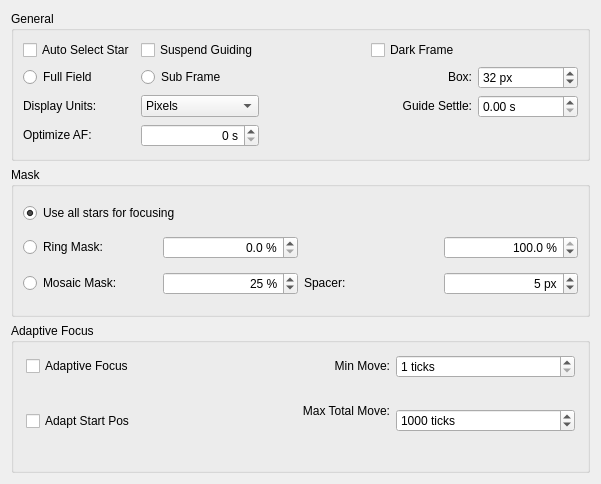
<?xml version="1.0" encoding="UTF-8"?>
<ui version="4.0">
 <class>OpsFocusSettings</class>
 <widget class="QWidget" name="OpsFocusSettings">
  <property name="geometry">
   <rect>
    <x>0</x>
    <y>0</y>
    <width>601</width>
    <height>484</height>
   </rect>
  </property>
  <property name="windowTitle">
   <string>Focus Settings</string>
  </property>
  <layout class="QVBoxLayout" name="verticalLayout_3">
   <item>
    <widget class="QGroupBox" name="generaGroupBox">
     <property name="title">
      <string>General</string>
     </property>
     <layout class="QGridLayout" name="gridLayoutSettings_2" columnstretch="0,0,0,0,0">
      <property name="spacing">
       <number>6</number>
      </property>
      <item row="1" column="0">
       <widget class="QRadioButton" name="focusUseFullField">
        <property name="sizePolicy">
         <sizepolicy hsizetype="Preferred" vsizetype="Fixed">
          <horstretch>0</horstretch>
          <verstretch>0</verstretch>
         </sizepolicy>
        </property>
        <property name="toolTip">
         <string>&lt;html&gt;&lt;head/&gt;&lt;body&gt;&lt;p&gt;Select Full Field to allow focus to use multiple stars (note: Sub Frame uses a single star).  In this mode Ekos will automatically select multiple stars during Autofocus and,  for example,  average the HFR of all stars detected to perform focus. &lt;/p&gt;&lt;/body&gt;&lt;/html&gt;</string>
        </property>
        <property name="text">
         <string>Full Field</string>
        </property>
        <property name="checked">
         <bool>false</bool>
        </property>
       </widget>
      </item>
      <item row="1" column="3">
       <widget class="QLabel" name="focusBoxSizeLabel">
        <property name="sizePolicy">
         <sizepolicy hsizetype="Preferred" vsizetype="Fixed">
          <horstretch>0</horstretch>
          <verstretch>0</verstretch>
         </sizepolicy>
        </property>
        <property name="text">
         <string>Box:</string>
        </property>
        <property name="alignment">
         <set>Qt::AlignRight|Qt::AlignTrailing|Qt::AlignVCenter</set>
        </property>
        <property name="buddy">
         <cstring>focusBoxSize</cstring>
        </property>
       </widget>
      </item>
      <item row="2" column="1">
       <widget class="QComboBox" name="focusUnits">
        <property name="toolTip">
         <string>&lt;html&gt;&lt;head/&gt;&lt;body&gt;&lt;p&gt;Display units for HFR and FWHM.&lt;/p&gt;&lt;/body&gt;&lt;/html&gt;</string>
        </property>
        <item>
         <property name="text">
          <string>Pixels</string>
         </property>
        </item>
        <item>
         <property name="text">
          <string>Arc Seconds</string>
         </property>
        </item>
       </widget>
      </item>
      <item row="2" column="0">
       <widget class="QLabel" name="label_39">
        <property name="sizePolicy">
         <sizepolicy hsizetype="Preferred" vsizetype="Fixed">
          <horstretch>0</horstretch>
          <verstretch>0</verstretch>
         </sizepolicy>
        </property>
        <property name="text">
         <string>Display Units:</string>
        </property>
        <property name="alignment">
         <set>Qt::AlignLeading|Qt::AlignLeft|Qt::AlignVCenter</set>
        </property>
        <property name="buddy">
         <cstring>focusUnits</cstring>
        </property>
       </widget>
      </item>
      <item row="0" column="0">
       <widget class="QCheckBox" name="focusAutoStarEnabled">
        <property name="sizePolicy">
         <sizepolicy hsizetype="Preferred" vsizetype="Fixed">
          <horstretch>0</horstretch>
          <verstretch>0</verstretch>
         </sizepolicy>
        </property>
        <property name="toolTip">
         <string>&lt;html&gt;&lt;head/&gt;&lt;body&gt;&lt;p&gt;This option is only active when Sub Frame is selected.  Check to allow Ekos to select a single star for focus; uncheck to allow the user to select the star to use in FitsViewer.&lt;/p&gt;&lt;/body&gt;&lt;/html&gt;</string>
        </property>
        <property name="text">
         <string>Auto Select Star</string>
        </property>
        <property name="autoRepeatDelay">
         <number>298</number>
        </property>
       </widget>
      </item>
      <item row="2" column="4">
       <widget class="QDoubleSpinBox" name="focusGuideSettleTime">
        <property name="sizePolicy">
         <sizepolicy hsizetype="Preferred" vsizetype="Fixed">
          <horstretch>0</horstretch>
          <verstretch>0</verstretch>
         </sizepolicy>
        </property>
        <property name="toolTip">
         <string>&lt;html&gt;&lt;head/&gt;&lt;body&gt;&lt;p&gt;Wait this many seconds after autofocus completes before resuming guiding.&lt;/p&gt;&lt;/body&gt;&lt;/html&gt;</string>
        </property>
        <property name="suffix">
         <string> s</string>
        </property>
        <property name="maximum">
         <double>60.000000000000000</double>
        </property>
       </widget>
      </item>
      <item row="1" column="1" colspan="2">
       <widget class="QRadioButton" name="focusSubFrame">
        <property name="sizePolicy">
         <sizepolicy hsizetype="Preferred" vsizetype="Fixed">
          <horstretch>0</horstretch>
          <verstretch>0</verstretch>
         </sizepolicy>
        </property>
        <property name="toolTip">
         <string>&lt;html&gt;&lt;head/&gt;&lt;body&gt;&lt;p&gt;Select Sub Frame to make focus to use a single star (note: Full Field uses multiple stars).  In this mode the Auto Select Star checkbox becomes active to allow either Ekos to select a star (when checked) or to allow the user to manually select the star in FitsViewer (when unchecked).&lt;/p&gt;&lt;/body&gt;&lt;/html&gt;</string>
        </property>
        <property name="text">
         <string>Sub Frame</string>
        </property>
        <property name="checked">
         <bool>false</bool>
        </property>
       </widget>
      </item>
      <item row="0" column="3">
       <widget class="QCheckBox" name="useFocusDarkFrame">
        <property name="sizePolicy">
         <sizepolicy hsizetype="Preferred" vsizetype="Fixed">
          <horstretch>0</horstretch>
          <verstretch>0</verstretch>
         </sizepolicy>
        </property>
        <property name="toolTip">
         <string>&lt;html&gt;&lt;head/&gt;&lt;body&gt;&lt;p&gt;Subtract dark frame. Create dark frames or defect maps in the Dark Library tool in the capture module.&lt;/p&gt;&lt;/body&gt;&lt;/html&gt;</string>
        </property>
        <property name="text">
         <string>Dark Frame</string>
        </property>
       </widget>
      </item>
      <item row="2" column="3">
       <widget class="QLabel" name="label_18">
        <property name="sizePolicy">
         <sizepolicy hsizetype="Preferred" vsizetype="Fixed">
          <horstretch>0</horstretch>
          <verstretch>0</verstretch>
         </sizepolicy>
        </property>
        <property name="text">
         <string>Guide Settle:</string>
        </property>
        <property name="alignment">
         <set>Qt::AlignRight|Qt::AlignTrailing|Qt::AlignVCenter</set>
        </property>
        <property name="buddy">
         <cstring>focusGuideSettleTime</cstring>
        </property>
       </widget>
      </item>
      <item row="1" column="4">
       <widget class="QSpinBox" name="focusBoxSize">
        <property name="sizePolicy">
         <sizepolicy hsizetype="Preferred" vsizetype="Fixed">
          <horstretch>0</horstretch>
          <verstretch>0</verstretch>
         </sizepolicy>
        </property>
        <property name="toolTip">
         <string>&lt;html&gt;&lt;head/&gt;&lt;body&gt;&lt;p&gt;Size of the subframe in pixels.&lt;/p&gt;&lt;/body&gt;&lt;/html&gt;</string>
        </property>
        <property name="suffix">
         <string> px</string>
        </property>
        <property name="minimum">
         <number>16</number>
        </property>
        <property name="maximum">
         <number>256</number>
        </property>
        <property name="singleStep">
         <number>16</number>
        </property>
        <property name="stepType">
         <enum>QAbstractSpinBox::DefaultStepType</enum>
        </property>
        <property name="value">
         <number>32</number>
        </property>
       </widget>
      </item>
      <item row="0" column="1">
       <widget class="QCheckBox" name="focusSuspendGuiding">
        <property name="sizePolicy">
         <sizepolicy hsizetype="Preferred" vsizetype="Fixed">
          <horstretch>0</horstretch>
          <verstretch>0</verstretch>
         </sizepolicy>
        </property>
        <property name="toolTip">
         <string>Suspend Guiding while autofocus in progress</string>
        </property>
        <property name="text">
         <string>Suspend Guiding</string>
        </property>
       </widget>
      </item>
      <item row="3" column="0">
       <widget class="QLabel" name="label">
        <property name="sizePolicy">
         <sizepolicy hsizetype="Preferred" vsizetype="Fixed">
          <horstretch>0</horstretch>
          <verstretch>0</verstretch>
         </sizepolicy>
        </property>
        <property name="text">
         <string>Optimize AF:</string>
        </property>
       </widget>
      </item>
      <item row="3" column="1">
       <widget class="QSpinBox" name="focusAFOptimize">
        <property name="sizePolicy">
         <sizepolicy hsizetype="Preferred" vsizetype="Fixed">
          <horstretch>0</horstretch>
          <verstretch>0</verstretch>
         </sizepolicy>
        </property>
        <property name="toolTip">
         <string>&lt;html&gt;&lt;head/&gt;&lt;body&gt;&lt;p&gt;Don't run a scheduled Autofocus on Filter X if Autofocus has previously run within the specified number of seconds on X.&lt;/p&gt;&lt;p&gt;NOTE: manually initiated runs will always be performed.&lt;/p&gt;&lt;p&gt;Set to zero to disable this feature.&lt;/p&gt;&lt;p&gt;This is currently an experimental feature enabled for Linear and Linear 1 pass only.&lt;/p&gt;&lt;/body&gt;&lt;/html&gt;</string>
        </property>
        <property name="alignment">
         <set>Qt::AlignRight|Qt::AlignTrailing|Qt::AlignVCenter</set>
        </property>
        <property name="suffix">
         <string> s</string>
        </property>
        <property name="maximum">
         <number>1000</number>
        </property>
       </widget>
      </item>
     </layout>
    </widget>
   </item>
   <item>
    <widget class="QGroupBox" name="maskGroupBox">
     <property name="title">
      <string>Mask</string>
     </property>
     <layout class="QGridLayout" name="gridLayout">
      <property name="spacing">
       <number>6</number>
      </property>
      <item row="2" column="0">
       <widget class="QRadioButton" name="focusMosaicMaskRB">
        <property name="sizePolicy">
         <sizepolicy hsizetype="Preferred" vsizetype="Fixed">
          <horstretch>0</horstretch>
          <verstretch>0</verstretch>
         </sizepolicy>
        </property>
        <property name="toolTip">
         <string>&lt;html&gt;&lt;head/&gt;&lt;body&gt;&lt;p&gt;Aberration inspector style mask with a 3x3 mosaic formed with tiles from the center, the corners and the edges.&lt;/p&gt;&lt;/body&gt;&lt;/html&gt;</string>
        </property>
        <property name="text">
         <string>Mosaic Mask:</string>
        </property>
       </widget>
      </item>
      <item row="1" column="0">
       <widget class="QRadioButton" name="focusRingMaskRB">
        <property name="sizePolicy">
         <sizepolicy hsizetype="Preferred" vsizetype="Fixed">
          <horstretch>0</horstretch>
          <verstretch>0</verstretch>
         </sizepolicy>
        </property>
        <property name="toolTip">
         <string>&lt;html&gt;&lt;head/&gt;&lt;body&gt;&lt;p&gt;During Full Field focusing, this controls the size of an Annulus centred at the middle of the sensor to include for processing. Set inner % to zero to include the centre of the sensor and set outer % to 100 to include the outer edges of the sensor. &lt;/p&gt;&lt;/body&gt;&lt;/html&gt;</string>
        </property>
        <property name="text">
         <string>Ring Mask:</string>
        </property>
        <property name="checked">
         <bool>false</bool>
        </property>
       </widget>
      </item>
      <item row="2" column="3">
       <widget class="QSpinBox" name="focusMosaicSpace">
        <property name="sizePolicy">
         <sizepolicy hsizetype="Preferred" vsizetype="Fixed">
          <horstretch>0</horstretch>
          <verstretch>0</verstretch>
         </sizepolicy>
        </property>
        <property name="toolTip">
         <string>&lt;html&gt;&lt;head/&gt;&lt;body&gt;&lt;p&gt;Size of the separator between the tiles.&lt;/p&gt;&lt;/body&gt;&lt;/html&gt;</string>
        </property>
        <property name="alignment">
         <set>Qt::AlignRight|Qt::AlignTrailing|Qt::AlignVCenter</set>
        </property>
        <property name="suffix">
         <string> px</string>
        </property>
        <property name="minimum">
         <number>1</number>
        </property>
        <property name="value">
         <number>5</number>
        </property>
       </widget>
      </item>
      <item row="2" column="1">
       <widget class="QSpinBox" name="focusMosaicTileWidth">
        <property name="sizePolicy">
         <sizepolicy hsizetype="Preferred" vsizetype="Fixed">
          <horstretch>0</horstretch>
          <verstretch>0</verstretch>
         </sizepolicy>
        </property>
        <property name="toolTip">
         <string>&lt;html&gt;&lt;head/&gt;&lt;body&gt;&lt;p&gt;Tiles are squares with an edge length calculated by the given percentage of the image width. The percentage is limited such that the tile size does not exceed one third of the shorter side of the image (in most cases, it's height).&lt;/p&gt;&lt;/body&gt;&lt;/html&gt;</string>
        </property>
        <property name="alignment">
         <set>Qt::AlignRight|Qt::AlignTrailing|Qt::AlignVCenter</set>
        </property>
        <property name="suffix">
         <string> %</string>
        </property>
        <property name="prefix">
         <string/>
        </property>
        <property name="minimum">
         <number>1</number>
        </property>
        <property name="maximum">
         <number>33</number>
        </property>
        <property name="singleStep">
         <number>1</number>
        </property>
        <property name="value">
         <number>25</number>
        </property>
       </widget>
      </item>
      <item row="1" column="1">
       <widget class="QDoubleSpinBox" name="focusFullFieldInnerRadius">
        <property name="sizePolicy">
         <sizepolicy hsizetype="Preferred" vsizetype="Fixed">
          <horstretch>0</horstretch>
          <verstretch>0</verstretch>
         </sizepolicy>
        </property>
        <property name="toolTip">
         <string>&lt;html&gt;&lt;head/&gt;&lt;body&gt;&lt;p&gt;Diameter of the inner circle to be excluded from focusing (e.g. a centered galaxy or star cluster). The diameter is given as percentage of the image diagonal. Set to zero to include the centre of the sensor.&lt;/p&gt;&lt;/body&gt;&lt;/html&gt;</string>
        </property>
        <property name="alignment">
         <set>Qt::AlignRight|Qt::AlignTrailing|Qt::AlignVCenter</set>
        </property>
        <property name="suffix">
         <string> %</string>
        </property>
        <property name="decimals">
         <number>1</number>
        </property>
        <property name="singleStep">
         <double>10.000000000000000</double>
        </property>
       </widget>
      </item>
      <item row="2" column="2">
       <widget class="QLabel" name="focusSpacerLabel">
        <property name="sizePolicy">
         <sizepolicy hsizetype="Preferred" vsizetype="Fixed">
          <horstretch>0</horstretch>
          <verstretch>0</verstretch>
         </sizepolicy>
        </property>
        <property name="text">
         <string>Spacer:</string>
        </property>
        <property name="buddy">
         <cstring>focusMosaicSpace</cstring>
        </property>
       </widget>
      </item>
      <item row="0" column="0" colspan="2">
       <widget class="QRadioButton" name="focusNoMaskRB">
        <property name="sizePolicy">
         <sizepolicy hsizetype="Preferred" vsizetype="Fixed">
          <horstretch>0</horstretch>
          <verstretch>0</verstretch>
         </sizepolicy>
        </property>
        <property name="toolTip">
         <string>All stars are used for focusing.</string>
        </property>
        <property name="text">
         <string>Use all stars for focusing</string>
        </property>
        <property name="checked">
         <bool>true</bool>
        </property>
       </widget>
      </item>
      <item row="1" column="3">
       <widget class="QDoubleSpinBox" name="focusFullFieldOuterRadius">
        <property name="sizePolicy">
         <sizepolicy hsizetype="Preferred" vsizetype="Fixed">
          <horstretch>0</horstretch>
          <verstretch>0</verstretch>
         </sizepolicy>
        </property>
        <property name="toolTip">
         <string>&lt;html&gt;&lt;head/&gt;&lt;body&gt;&lt;p&gt;Diameter of the outer circle to be excluded from focusing. The diameter is given as percentage of the image diagonal. Set to 100% to include the outer edges of the sensor. &lt;/p&gt;&lt;/body&gt;&lt;/html&gt;</string>
        </property>
        <property name="alignment">
         <set>Qt::AlignRight|Qt::AlignTrailing|Qt::AlignVCenter</set>
        </property>
        <property name="suffix">
         <string> %</string>
        </property>
        <property name="decimals">
         <number>1</number>
        </property>
        <property name="singleStep">
         <double>10.000000000000000</double>
        </property>
        <property name="value">
         <double>100.000000000000000</double>
        </property>
       </widget>
      </item>
     </layout>
    </widget>
   </item>
   <item>
    <widget class="QGroupBox" name="adaptiveFocusGroup">
     <property name="enabled">
      <bool>true</bool>
     </property>
     <property name="sizePolicy">
      <sizepolicy hsizetype="Preferred" vsizetype="Preferred">
       <horstretch>0</horstretch>
       <verstretch>0</verstretch>
      </sizepolicy>
     </property>
     <property name="title">
      <string>Adaptive Focus</string>
     </property>
     <layout class="QGridLayout" name="gridLayout_2">
      <property name="leftMargin">
       <number>12</number>
      </property>
      <property name="topMargin">
       <number>12</number>
      </property>
      <property name="rightMargin">
       <number>12</number>
      </property>
      <property name="bottomMargin">
       <number>12</number>
      </property>
      <property name="spacing">
       <number>6</number>
      </property>
      <item row="0" column="2">
       <widget class="QSpinBox" name="focusAdaptiveMinMove">
        <property name="sizePolicy">
         <sizepolicy hsizetype="Preferred" vsizetype="Fixed">
          <horstretch>0</horstretch>
          <verstretch>0</verstretch>
         </sizepolicy>
        </property>
        <property name="toolTip">
         <string>&lt;html&gt;&lt;head/&gt;&lt;body&gt;&lt;p&gt;The minimum size of an adaptive focus change that will be sent to the focuser.&lt;/p&gt;&lt;/body&gt;&lt;/html&gt;</string>
        </property>
        <property name="suffix">
         <string> ticks</string>
        </property>
        <property name="minimum">
         <number>1</number>
        </property>
        <property name="maximum">
         <number>10000</number>
        </property>
        <property name="value">
         <number>1</number>
        </property>
       </widget>
      </item>
      <item row="3" column="2" rowspan="4">
       <widget class="QSpinBox" name="focusAdaptiveMaxMove">
        <property name="sizePolicy">
         <sizepolicy hsizetype="Preferred" vsizetype="Fixed">
          <horstretch>0</horstretch>
          <verstretch>0</verstretch>
         </sizepolicy>
        </property>
        <property name="toolTip">
         <string>&lt;html&gt;&lt;head/&gt;&lt;body&gt;&lt;p&gt;The maximum total Adaptive focuser movement between Autofocus runs.  If this value is hit,  adaptive focusing is suspended.  The purpose of this control is to handle runaway adaptive focusing.&lt;/p&gt;&lt;/body&gt;&lt;/html&gt;</string>
        </property>
        <property name="suffix">
         <string> ticks</string>
        </property>
        <property name="minimum">
         <number>1</number>
        </property>
        <property name="maximum">
         <number>100000</number>
        </property>
        <property name="value">
         <number>1000</number>
        </property>
       </widget>
      </item>
      <item row="0" column="0">
       <widget class="QCheckBox" name="focusAdaptive">
        <property name="sizePolicy">
         <sizepolicy hsizetype="Preferred" vsizetype="Fixed">
          <horstretch>0</horstretch>
          <verstretch>0</verstretch>
         </sizepolicy>
        </property>
        <property name="toolTip">
         <string>&lt;html&gt;&lt;head/&gt;&lt;body&gt;&lt;p&gt;Enable Adaptive Focus between subframes. This is an experimental feature.&lt;/p&gt;&lt;/body&gt;&lt;/html&gt;</string>
        </property>
        <property name="text">
         <string>Adaptive Focus</string>
        </property>
       </widget>
      </item>
      <item row="0" column="1">
       <widget class="QLabel" name="label_7">
        <property name="sizePolicy">
         <sizepolicy hsizetype="Preferred" vsizetype="Fixed">
          <horstretch>0</horstretch>
          <verstretch>0</verstretch>
         </sizepolicy>
        </property>
        <property name="toolTip">
         <string>&lt;html&gt;&lt;head/&gt;&lt;body&gt;&lt;p&gt;Minimum focuser movement when using Adaptive Focus.&lt;/p&gt;&lt;/body&gt;&lt;/html&gt;</string>
        </property>
        <property name="text">
         <string>Min Move:</string>
        </property>
        <property name="alignment">
         <set>Qt::AlignRight|Qt::AlignTrailing|Qt::AlignVCenter</set>
        </property>
        <property name="buddy">
         <cstring>focusAdaptiveMinMove</cstring>
        </property>
       </widget>
      </item>
      <item row="3" column="0" rowspan="4">
       <widget class="QCheckBox" name="focusAdaptStart">
        <property name="sizePolicy">
         <sizepolicy hsizetype="Preferred" vsizetype="Fixed">
          <horstretch>0</horstretch>
          <verstretch>0</verstretch>
         </sizepolicy>
        </property>
        <property name="toolTip">
         <string>&lt;html&gt;&lt;head/&gt;&lt;body&gt;&lt;p&gt;Adapt the Autofocus start position based on filter and the Adaptive Focus settings. This is an experimental feature.&lt;/p&gt;&lt;/body&gt;&lt;/html&gt;</string>
        </property>
        <property name="text">
         <string>Adapt Start Pos</string>
        </property>
       </widget>
      </item>
      <item row="4" column="1">
       <widget class="QLabel" name="label_6">
        <property name="sizePolicy">
         <sizepolicy hsizetype="Preferred" vsizetype="Fixed">
          <horstretch>0</horstretch>
          <verstretch>0</verstretch>
         </sizepolicy>
        </property>
        <property name="text">
         <string>Max Total Move:</string>
        </property>
        <property name="alignment">
         <set>Qt::AlignRight|Qt::AlignTrailing|Qt::AlignVCenter</set>
        </property>
        <property name="buddy">
         <cstring>focusAdaptiveMaxMove</cstring>
        </property>
       </widget>
      </item>
     </layout>
    </widget>
   </item>
  </layout>
 </widget>
 <tabstops>
  <tabstop>focusAutoStarEnabled</tabstop>
  <tabstop>focusSuspendGuiding</tabstop>
  <tabstop>useFocusDarkFrame</tabstop>
  <tabstop>focusUseFullField</tabstop>
  <tabstop>focusSubFrame</tabstop>
  <tabstop>focusBoxSize</tabstop>
  <tabstop>focusUnits</tabstop>
  <tabstop>focusGuideSettleTime</tabstop>
  <tabstop>focusNoMaskRB</tabstop>
  <tabstop>focusRingMaskRB</tabstop>
  <tabstop>focusFullFieldInnerRadius</tabstop>
  <tabstop>focusFullFieldOuterRadius</tabstop>
  <tabstop>focusMosaicMaskRB</tabstop>
  <tabstop>focusMosaicTileWidth</tabstop>
  <tabstop>focusMosaicSpace</tabstop>
  <tabstop>focusAdaptive</tabstop>
  <tabstop>focusAdaptiveMinMove</tabstop>
  <tabstop>focusAdaptStart</tabstop>
  <tabstop>focusAdaptiveMaxMove</tabstop>
 </tabstops>
 <resources/>
 <connections/>
</ui>
